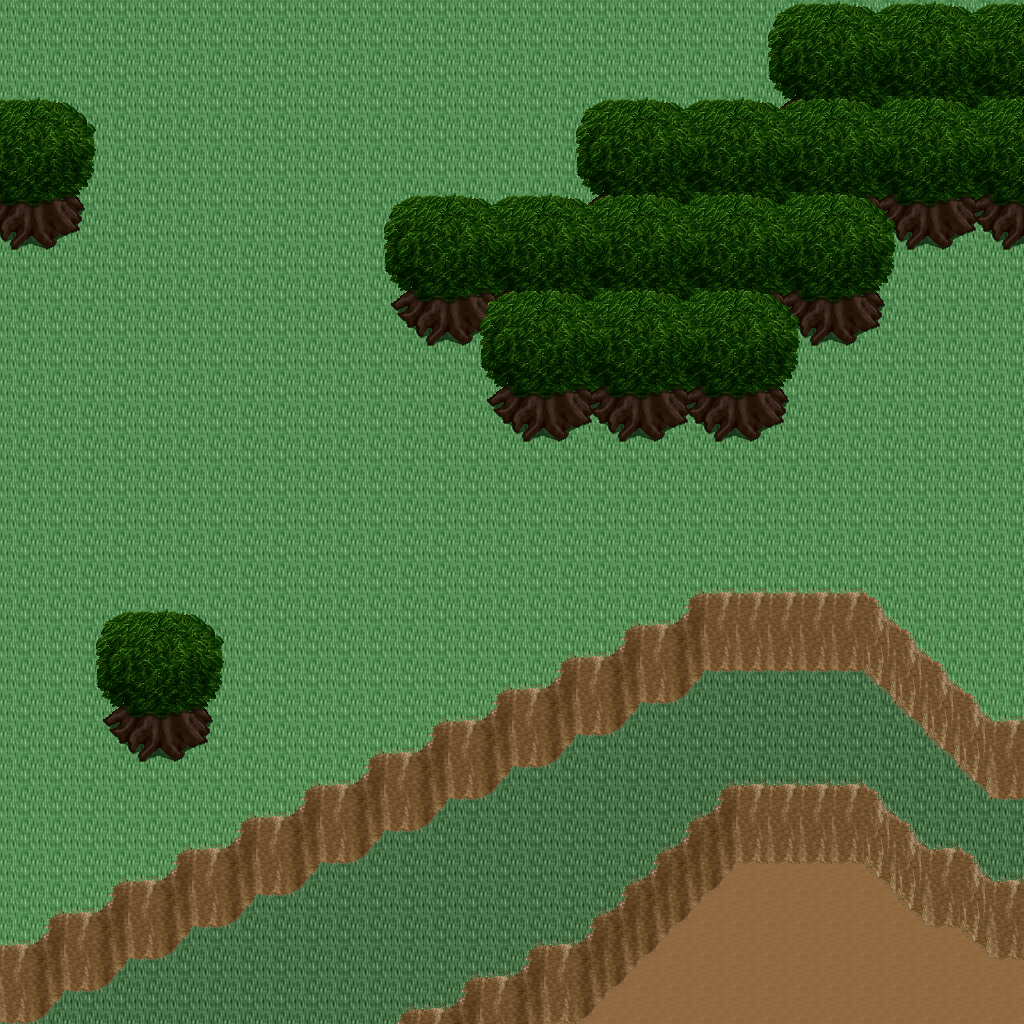

This game map was drawn from its Tiled (.tmx) file and the tilesets committed beside it. A one-line description and the trimmed map source follow:
An orthogonal 32x32 tile map with 32x32 px tiles, 5 tile layers (Ground, Objects, Objects2, Above, ...), 1 hidden layer not drawn, 10 tilesets.

<map version="1.10" tiledversion="1.11.0" orientation="orthogonal" renderorder="right-down" width="32" height="32" tilewidth="32" tileheight="32" infinite="0" nextlayerid="11" nextobjectid="1">
 <tileset firstgid="1" name="logic_collision" tilewidth="32" tileheight="32" tilecount="1" columns="1">
  <image source="../drawable/logic_collision.png" width="32" height="32" />
 </tileset>
 <tileset firstgid="2" name="ground_ground" tilewidth="32" tileheight="32" tilecount="33" columns="3">
  <image source="../drawable/ground_ground.png" width="96" height="352" />
 </tileset>
 <tileset firstgid="35" name="ground_earth_edges" tilewidth="32" tileheight="32" tilecount="18" columns="6">
  <image source="../drawable/ground_earth_edges.png" width="192" height="96" />
 </tileset>
 <tileset firstgid="53" name="ground_grass_corners" tilewidth="32" tileheight="32" tilecount="24" columns="6">
  <image source="../drawable/ground_grass_corners.png" width="192" height="128" />
 </tileset>
 <tileset firstgid="77" name="ground_grass_edges" tilewidth="32" tileheight="32" tilecount="36" columns="12">
  <image source="../drawable/ground_grass_edges.png" width="384" height="96" />
 </tileset>
 <tileset firstgid="113" name="ground_water_pool" tilewidth="32" tileheight="32" tilecount="72" columns="3">
  <image source="../drawable/ground_water_pool.png" width="96" height="768" />
 </tileset>
 <tileset firstgid="185" name="ground_ridge_earth_pale" tilewidth="32" tileheight="32" tilecount="96" columns="12">
  <image source="../drawable/ground_ridge_earth_pale.png" width="384" height="256" />
 </tileset>
 <tileset firstgid="281" name="ground_ridge_earth_dark" tilewidth="32" tileheight="32" tilecount="96" columns="12">
  <image source="../drawable/ground_ridge_earth_dark.png" width="384" height="256" />
 </tileset>
 <tileset firstgid="377" name="plant_stump_stump_vertical" tilewidth="32" tileheight="32" tilecount="1" columns="1">
  <image source="../drawable/plant_stump_stump_vertical.png" width="32" height="32" />
 </tileset>
 <tileset firstgid="378" name="plant_tree_tree_darkgreen" tilewidth="32" tileheight="32" tilecount="88" columns="8">
  <image source="../drawable/plant_tree_tree_darkgreen.png" width="256" height="352" />
 </tileset>
 <layer id="1" name="Ground" width="32" height="32">
  <data>[1024 cells, 1024 non-empty, 3 distinct tile ids]</data>
 </layer>
 <layer id="2" name="Objects" width="32" height="32">
  <data>[1024 cells, 248 non-empty, 28 distinct tile ids]</data>
 </layer>
 <layer id="3" name="Objects2" width="32" height="32">
  <data>[1024 cells, 3 non-empty, 3 distinct tile ids]</data>
 </layer>
 <layer id="4" name="Above" width="32" height="32">
  <data>[1024 cells, 165 non-empty, 22 distinct tile ids]</data>
 </layer>
 <layer id="5" name="Above2" width="32" height="32">
  <data>[1024 cells, 0 non-empty, 0 distinct tile ids]</data>
 </layer>
 <layer id="6" name="Walkable" width="32" height="32" visible="0">
  <data>[1024 cells, 242 non-empty, 1 distinct tile ids]</data>
 </layer>
 <objectgroup id="7" name="Mapevents" />
 <objectgroup id="8" name="Spawn" />
 <objectgroup id="9" name="Keys" />
 <objectgroup id="10" name="Replace" />
</map>
